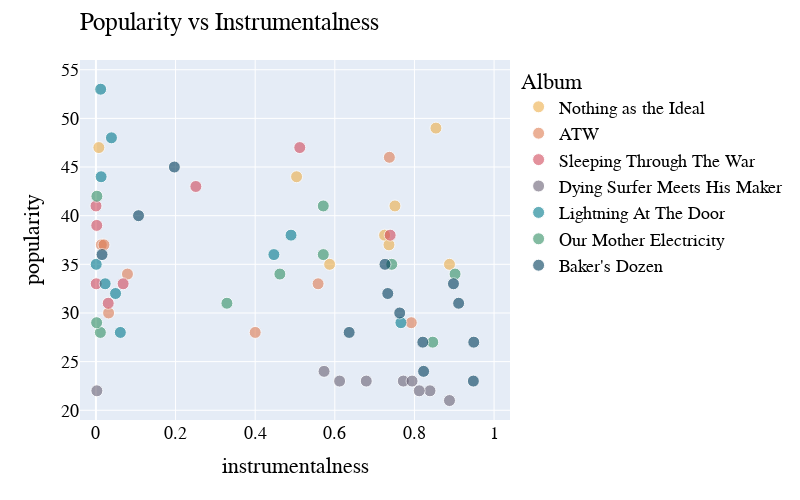

Source (notebook cell):
### Markdown cell above
We see the cluster of tracks with the acousticness scores close to zero. Their energy scores are rarely less than 0.5. However, with higher acousticness score, the energy score decreases.

Further, a low negative correlation between instrumentalness and popularity has been suggested. (Instrumental songs are less popular). Let's have a look:

### Code cell
fig = px.scatter(atw, x='instrumentalness', y='popularity', color='album_name', custom_data=['name'], color_discrete_map=cpal_px, opacity=0.6)

fig.update_traces(marker=dict(size=12,
                              line=dict(width=1,
                                        color='white')),
                  selector=dict(mode='markers'))
fig.update_traces(hovertemplate='%{customdata[0]}')
fig.update_layout(
    title="Popularity vs Instrumentalness",
    legend_title="Album",
    title_x=0.1, 
    width=800,
    height=500,
    font_family="ROCKABILLY",
    font_color="black",
    font_size=18,
    title_font_family="Boucherie Block",
    legend_title_font_family="Boucherie Block")
fig.update_yaxes(range=[19,56])
fig.update_xaxes(range=[-0.04, 1.04])
fig.show()

### Figure 1 — Plotly figure (JSON) as saved in the notebook; plotly's stock layout.template omitted (floating-point values rounded to 4 significant figures)
{"data": [{"customdata": [["Saturnine & Iron Jaw"], ["Enemy of My Enemy"], ["Everest"], ["See You Next Fall"], ["The Children of Coyote Woman"], ["41"], ["Lights Out"], ["Rats in Ruin"]], "hovertemplate": "%{customdata[0]}", "legendgroup": "Nothing as the Ideal", "marker": {"color": "#edae49", "line": {"color": "white", "width": 1}, "opacity": 0.6, "size": 12, "symbol": "circle"}, "mode": "markers", "name": "Nothing as the Ideal", "orientation": "v", "showlegend": true, "type": "scatter", "x": [0.725, 0.854, 0.751, 0.736, 0.00737, 0.504, 0.587, 0.888], "xaxis": "x", "y": [38, 49, 41, 37, 47, 44, 35, 35], "yaxis": "y"}, {"customdata": [["Fishbelly 86 Onions"], ["Workhorse"], ["1st vs. 2nd"], ["Half-Tongue"], ["Diamond"], ["Harvest Feast"], ["HJTC"], ["Rob's Dream"]], "hovertemplate": "%{customdata[0]}", "legendgroup": "ATW", "marker": {"color": "#df7c52", "line": {"color": "white", "width": 1}, "opacity": 0.6, "size": 12, "symbol": "circle"}, "mode": "markers", "name": "ATW", "orientation": "v", "showlegend": true, "type": "scatter", "x": [0.0792, 0.0136, 0.4, 0.0202, 0.737, 0.558, 0.0318, 0.792], "xaxis": "x", "y": [34, 37, 28, 37, 46, 33, 30, 29], "yaxis": "y"}, {"customdata": [["Bulls"], ["Don't Bring Me Coffee"], ["Bruce Lee"], ["3-5-7"], ["Am I Going Up?"], ["Alabaster"], ["Cowboy Kirk"], ["Internet"]], "hovertemplate": "%{customdata[0]}", "legendgroup": "Sleeping Through The War", "marker": {"color": "#d1495b", "line": {"color": "white", "width": 1}, "opacity": 0.6, "size": 12, "symbol": "circle"}, "mode": "markers", "name": "Sleeping Through The War", "orientation": "v", "showlegend": true, "type": "scatter", "x": [0.739, 0.000176, 0.000769, 0.251, 0.512, 0.00207, 0.0309, 0.0683], "xaxis": "x", "y": [38, 41, 33, 43, 47, 39, 31, 33], "yaxis": "y"}, {"customdata": [["Call Me Star"], ["El Centro"], ["Dirt Preachers"], ["This Is Where It Falls Apart"], ["Mellowing"], ["Open Passageways"], ["Instrumental 2 (Welcome To The Caveman Future)"], ["Talisman"], ["Blood And Sand / Milk And Endless Waters"]], "hovertemplate": "%{customdata[0]}", "legendgroup": "Dying Surfer Meets His Maker", "marker": {"color": "#696174", "line": {"color": "white", "width": 1}, "opacity": 0.6, "size": 12, "symbol": "circle"}, "mode": "markers", "name": "Dying Surfer Meets His Maker", "orientation": "v", "showlegend": true, "type": "scatter", "x": [0.573, 0.679, 0.00237, 0.839, 0.812, 0.612, 0.888, 0.772, 0.794], "xaxis": "x", "y": [24, 23, 22, 22, 22, 23, 21, 23, 23], "yaxis": "y"}, {"customdata": [["Funeral For A Great Drunken Bird"], ["When God Comes Back"], ["The Marriage Of Coyote Woman"], ["Swallowed By The Sea"], ["Charles William"], ["The Death Of Coyote Woman"], ["Romany Dagger"], ["Mountain"], ["Romany Dagger (Remended)"], ["Surface-To-Air Whistle"]], "hovertemplate": "%{customdata[0]}", "legendgroup": "Lightning At The Door", "marker": {"color": "#00798c", "line": {"color": "white", "width": 1}, "opacity": 0.6, "size": 12, "symbol": "circle"}, "mode": "markers", "name": "Lightning At The Door", "orientation": "v", "showlegend": true, "type": "scatter", "x": [0.49, 0.0119, 0.039, 0.0232, 0.013, 0.447, 0.000735, 0.0493, 0.0613, 0.766], "xaxis": "x", "y": [38, 53, 48, 33, 44, 36, 35, 32, 28, 29], "yaxis": "y"}, {"customdata": [["Heavy/Like a Witch"], ["The Urn"], ["Bloodhounds"], ["Guns"], ["Elk.Blood.Heart"], ["Until It Unwinds"], ["Easy"], ["Family Song for the Leaving"], ["Right Hand"], ["I Can't Even See Myself (Bonus)"]], "hovertemplate": "%{customdata[0]}", "legendgroup": "Our Mother Electricity", "marker": {"color": "#318F63", "line": {"color": "white", "width": 1}, "opacity": 0.6, "size": 12, "symbol": "circle"}, "mode": "markers", "name": "Our Mother Electricity", "orientation": "v", "showlegend": true, "type": "scatter", "x": [0.571, 0.571, 0.462, 0.902, 0.00242, 0.846, 0.329, 0.0111, 0.743, 0.0018], "xaxis": "x", "y": [41, 36, 34, 34, 42, 27, 31, 28, 35, 29], "yaxis": "y"}, {"customdata": [["Real Hippies Are Cowboys"], ["Mama Is a Shining Star"], ["Hush, I'm on TV"], ["Holding Your Breath Across the River"], ["Tour Death Song"], ["Tiger's Pit"], ["6969 WXL THE CAGE"], ["L'hotel Serein"], ["Acid Face"], ["Slow City"], ["Silver To Rust"], ["Blacksnake Blues"], ["Fall Into Place"]], "hovertemplate": "%{customdata[0]}", "legendgroup": "Baker's Dozen", "marker": {"color": "#003d5b", "line": {"color": "white", "width": 1}, "opacity": 0.6, "size": 12, "symbol": "circle"}, "mode": "markers", "name": "Baker's Dozen", "orientation": "v", "showlegend": true, "type": "scatter", "x": [0.763, 0.948, 0.733, 0.911, 0.0153, 0.898, 0.823, 0.107, 0.821, 0.949, 0.636, 0.197, 0.726], "xaxis": "x", "y": [30, 23, 32, 31, 36, 33, 24, 40, 27, 27, 28, 45, 35], "yaxis": "y"}], "layout": {"font": {"color": "black", "family": "ROCKABILLY", "size": 18}, "height": 500, "legend": {"title": {"font": {"family": "Boucherie Block"}, "text": "Album"}, "tracegroupgap": 0}, "margin": {"t": 60}, "title": {"font": {"family": "Boucherie Block"}, "text": "Popularity vs Instrumentalness", "x": 0.1}, "width": 800, "xaxis": {"anchor": "y", "domain": [0, 1], "range": [-0.04, 1.04], "title": {"text": "instrumentalness"}, "type": "linear"}, "yaxis": {"anchor": "x", "domain": [0, 1], "range": [19, 56], "title": {"text": "popularity"}, "type": "linear"}}}
